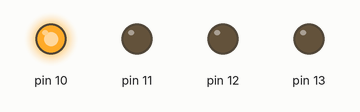
Simulated run of this sketch. Board: Arduino Uno, built with avr-gcc and run on an emulated ATmega328P. Shown: output pins drawn as LEDs (lit = HIGH).

Above: at 0.2 s.
At 1.2 s:
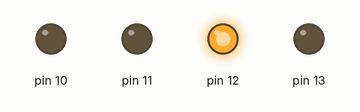
At 2.7 s:
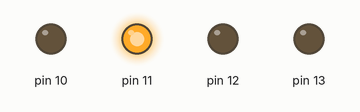
At 3.7 s:
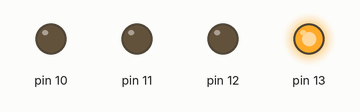
Timing chart, 0 to 4.6 s (numbered marks = the images above):
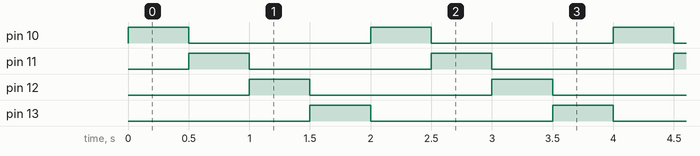

The sketch:

week07_3_arduino_blink_blink_blink_blink.ino
```cpp
//week07_3_arduino_blink_blink_blink_blink
void setup() {
  pinMode(13,OUTPUT);//把第13支腳,能送出資料 OUTPUT
  pinMode(12,OUTPUT);//把第12支腳,能送出資料 OUTPUT
  pinMode(11,OUTPUT);//把第11支腳,能送出資料 OUTPUT
  pinMode(10,OUTPUT);//把第10支腳,能送出資料 OUTPUT
}

void loop() {
  for(int i=10;i<=13;i++){
    digitalWrite(13,LOW);//暗
    digitalWrite(i-1,LOW);//亮
    digitalWrite(i,HIGH);//亮
    delay(500);

  }
}
```

Measured:
- by itself, pin 10–13: alternates HIGH for 0.50 s and LOW for 1.5 s
- by itself, everything shown: repeats every 2.0 s, in 4 steps
